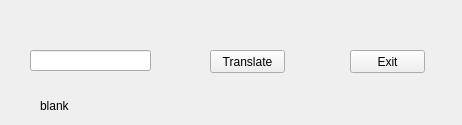
<?xml version="1.0" encoding="UTF-8"?>
<ui version="4.0">
 <class>Widget</class>
 <widget class="QWidget" name="Widget">
  <property name="geometry">
   <rect>
    <x>0</x>
    <y>0</y>
    <width>462</width>
    <height>125</height>
   </rect>
  </property>
  <property name="windowTitle">
   <string>Digital_Dictionary</string>
  </property>
  <widget class="QPushButton" name="pushButton">
   <property name="geometry">
    <rect>
     <x>210</x>
     <y>50</y>
     <width>75</width>
     <height>23</height>
    </rect>
   </property>
   <property name="text">
    <string>Translate</string>
   </property>
  </widget>
  <widget class="QPushButton" name="pushButton_2">
   <property name="geometry">
    <rect>
     <x>350</x>
     <y>50</y>
     <width>75</width>
     <height>23</height>
    </rect>
   </property>
   <property name="text">
    <string>Exit</string>
   </property>
  </widget>
  <widget class="QLabel" name="label">
   <property name="geometry">
    <rect>
     <x>40</x>
     <y>90</y>
     <width>101</width>
     <height>31</height>
    </rect>
   </property>
   <property name="text">
    <string>blank</string>
   </property>
  </widget>
  <widget class="QLineEdit" name="lineEdit">
   <property name="geometry">
    <rect>
     <x>30</x>
     <y>50</y>
     <width>121</width>
     <height>21</height>
    </rect>
   </property>
  </widget>
 </widget>
 <layoutdefault spacing="6" margin="11"/>
 <resources/>
 <connections/>
</ui>
